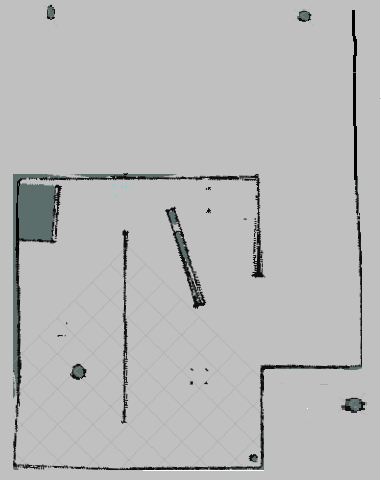
#> input picture assignment/test_mapUp2.png, 381 x 480 px, found by its file name
$ python ProcessMap.py
#> lines starting #> are read from the running program, lines starting #| are printed output that depends on the picture; after the words box and inside, x2 and y2 are one past the last pixel; in counts of white or black regions, pixels touching at a corner belong together
from skimage import io
import numpy as np
from skimage.color import rgb2lab, lab2rgb, rgba2rgb
from skimage.morphology import thin
from skimage.transform import rescale, resize

'''IMAGE PROCESSING'''
#read in image of map
test_map = io.imread("test_mapUp2.png")
#> test_map is the input picture: shape (480, 381, 4); mean R, G, B, A 184.6, 185.1, 185, 255

#resize image
image_resized = resize(test_map, (200, 150),anti_aliasing=True)
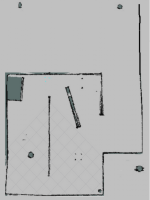
#> image_resized: shape (200, 150, 4) float64; mean R, G, B, A 0.724, 0.726, 0.725, 1; transparent parts drawn white
test_map = image_resized

#convert from rgba to rgb only
test_map_rgb = test_map[:,:,0:3]

#convert rgb to grayscale image
im_lab=rgb2lab(test_map_rgb)
#> im_lab: shape (200, 150, 3) float64; mean of channels 0, 1, 2 75, -0.2, 0
im_lab[...,1]=im_lab[...,2]=0
#> im_lab: shape (200, 150, 3) float64; mean of channels 0, 1, 2 75, 0, 0
gray_test_map_temp=lab2rgb(im_lab)

#convert grayscale image with rgb values to single intensity values
gray_test_map = np.zeros((gray_test_map_temp.shape[0],gray_test_map_temp.shape[1]))
for i in range(gray_test_map_temp.shape[0]):
    for j in range(gray_test_map_temp.shape[1]):
        gray_test_map[i][j] = np.average(gray_test_map_temp[i][j])

#binary thresholding to separate open floors from obstacles
binary_test_map = gray_test_map > 0.67
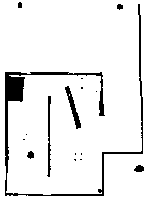
#> binary_test_map: shape (200, 150) bool; 92.4% white; 16 black regions (9 under 20 px), largest, box (x1, y1, x2, y2) and area: (5, 4, 143, 196) 1729, (65, 86, 81, 129) 204, (47, 96, 51, 177) 176

#morphological erosion to make barriers / obstacles thicker
    #binary_test_map =  np.pad(binary_test_map,100,"edge")
binary_thick_map = thin(binary_test_map, max_num_iter=7)
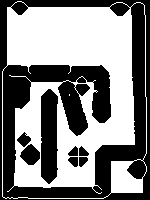
#> binary_thick_map: shape (200, 150) bool; 51.9% white; 8 black regions, largest, box (x1, y1, x2, y2) and area: (0, 0, 150, 200) 12328, (41, 89, 58, 184) 1424, (20, 144, 40, 165) 279

print(np.shape(binary_thick_map))
#| (200, 150)
np.savetxt("map.txt",binary_thick_map)
io.imsave('map.png',binary_thick_map)
